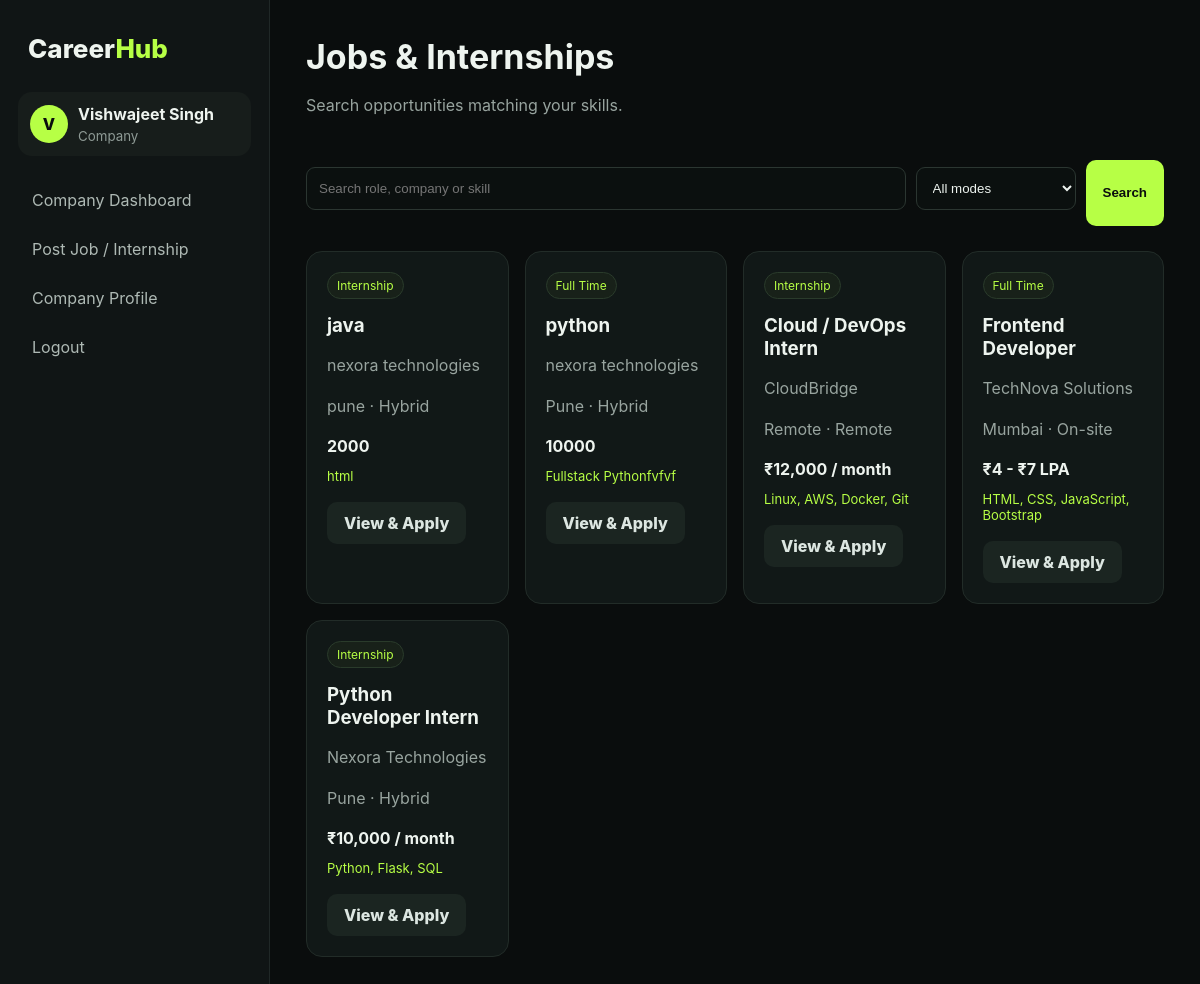
Screenshot of /jobs (signed in) with the database file from the repository.
### app.py (models this page shows)
class User(db.Model):
    id = db.Column(db.Integer, primary_key=True)
    name = db.Column(db.String(120), nullable=False)
    email = db.Column(db.String(160), unique=True, nullable=False)
    password = db.Column(db.String(255), nullable=False)
    role = db.Column(db.String(30), default='student')
    phone = db.Column(db.String(30), default='')
    location = db.Column(db.String(160), default='')
    education = db.Column(db.String(250), default='')
    skills = db.Column(db.String(1000), default='')
    bio = db.Column(db.Text, default='')
    linkedin = db.Column(db.String(300), default='')
    github = db.Column(db.String(300), default='')
    resume = db.Column(db.String(300), default='')
    company_name = db.Column(db.String(180), default='')
    company_description = db.Column(db.Text, default='')
    website = db.Column(db.String(300), default='')
    company_location = db.Column(db.String(160), default='')
    recruiter_name = db.Column(db.String(120), default='')

class Job(db.Model):
    id = db.Column(db.Integer, primary_key=True)
    title = db.Column(db.String(160), nullable=False)
    company = db.Column(db.String(160), nullable=False)
    company_id = db.Column(db.Integer, db.ForeignKey('user.id'), nullable=True)
    location = db.Column(db.String(120), default='Pune')
    job_type = db.Column(db.String(80), default='Full Time')
    mode = db.Column(db.String(50), default='Hybrid')
    salary = db.Column(db.String(100), default='')
    skills = db.Column(db.String(500), default='')
    description = db.Column(db.Text, default='')
    deadline = db.Column(db.String(30), default='')
    created_at = db.Column(db.DateTime, default=datetime.utcnow)
    owner = db.relationship('User', foreign_keys=[company_id])

### app.py (the view)
@app.route('/jobs')
def jobs():
    if not session.get('user_id'): return redirect(url_for('login'))
    q=request.args.get('q','').strip(); mode=request.args.get('mode',''); query=Job.query
    if q:
        like=f'%{q}%'; query=query.filter(db.or_(Job.title.ilike(like),Job.company.ilike(like),Job.skills.ilike(like)))
    if mode: query=query.filter_by(mode=mode)
    return render_template('jobs.html', jobs=query.order_by(Job.created_at.desc()).all(), q=q, mode=mode)

### app.py (called while the page is built)
def current_user():
    return db.session.get(User, session['user_id']) if session.get('user_id') else None

@app.context_processor
def inject():
    u = current_user()
    data = {'current_user': u, 'application_count': 0, 'job_count': Job.query.count()}
    if u and u.role == 'student':
        data['application_count'] = Application.query.filter_by(student_id=u.id).count()
    return data

### templates/jobs.html (shortened to what this page needs)
{% extends 'base.html' %}
{% block content %}
<div class="top">
    <div>
        <h1>
            Jobs & Internships
        </h1>
        <p>
            Search opportunities matching your skills.
        </p>
    </div>
</div>
<form
    class="search"
    method="get"
>
    <input
        type="text"
        name="q"
        value="{{ q }}"
        placeholder="Search role, company or skill"
    >
    <select name="mode">
        <option value="">
            All modes
        </option>
    </select>
    <button
        class="btn"
        type="submit"
    >
        Search
    </button>
</form>
<div class="job-grid">
    {% for job in jobs %}
    <div class="job-card">
        <span class="tag">
            {{ job.job_type }}
        </span>
        <h3>
            {{ job.title }}
        </h3>
        <p>
            {{ job.company }}
        </p>
        <p>
            {{ job.location }}
            ·
            {{ job.mode }}
        </p>
        <strong>
            {{ job.salary }}
        </strong>
        <div class="skills">
            {{ job.skills }}
        </div>
        <a
            class="btn ghost"
            href="{{ url_for('job_detail', job_id=job.id) }}"
        >
            View & Apply
        </a>
    </div>
    {% else %}
    <div class="empty">
        No opportunities found.
    </div>
    {% endfor %}
</div>
{% endblock %}

### templates/base.html (shortened to what this page needs)
<!doctype html>
<html>
<head>
    <link
        rel="stylesheet"
        href="{{ url_for('static', filename='css/style.css') }}"
    >
</head>
<body class="{{ 'auth-page' if not session.get('user_id') else 'app-page' }}">
<div class="layout">
    <aside class="sidebar">
        <div class="brand">
            Career<span>Hub</span>
        </div>
        {% if session.get('user_id') %}
        <div class="user-mini">
            <div class="avatar">
                {{ session.get('name', 'U')[0] | upper }}
            </div>
            <div>
                <b>
                    {{ session.get('name') }}
                </b>
                <small>
                    {{ session.get('role') | title }}
                </small>
            </div>
        </div>
        <nav>
            {% if session.get('role') == 'student' %}
                <a href="{{ url_for('dashboard') }}">
                    Dashboard
                </a>
                <a href="{{ url_for('jobs') }}">
                    Jobs & Internships
                </a>
                <a href="{{ url_for('applications') }}">
                    My Applications
                </a>
                <a href="{{ url_for('profile') }}">
                    My Profile & Resume
                </a>
            {% elif session.get('role') == 'company' %}
                <a href="{{ url_for('company_dashboard') }}">
                    Company Dashboard
                </a>
                <a href="{{ url_for('company_add_job') }}">
                    Post Job / Internship
                </a>
                <a href="{{ url_for('company_profile') }}">
                    Company Profile
                </a>
            {% endif %}
            <a href="{{ url_for('logout') }}">
                Logout
            </a>
        </nav>
        {% endif %}
    </aside>
    <main class="main">
        {% block content %}
        {% endblock %}
    </main>
</div>
</body>
</html>

### static/css/style.css (style rules this page uses)
* { box-sizing: border-box; }
html, body { margin: 0; min-height: 100%; overflow-x: hidden; }
body { background: #0a0d0d; color: #eef4ef; font-family: Inter, Arial, sans-serif; }
.layout { display: flex; min-height: 100vh; width: 100%; }
.sidebar { width: 270px; min-width: 270px; background: #101515; border-right: 1px solid #202827; padding: 25px 18px; position: fixed; top: 0; left: 0; bottom: 0; z-index: 1000; overflow-y: auto; }
.brand { font-size: 26px; font-weight: 800; padding: 8px 10px 28px; }
.brand span { color: #b7ff45; }
.user-mini { display: flex; gap: 10px; align-items: center; background: #171d1b; border-radius: 14px; padding: 12px; margin-bottom: 22px; }
.avatar { width: 38px; height: 38px; border-radius: 50%; display: grid; place-items: center; background: #b7ff45; color: #0a0d0d; font-weight: 800; }
.user-mini small, .candidate small, .row small { display: block; color: #8e9a95; margin-top: 4px; }
nav a { display: block; padding: 12px 14px; color: #aeb9b4; text-decoration: none; border-radius: 10px; margin: 5px 0; }
.main { margin-left: 270px; width: calc(100% - 270px); min-width: 0; padding: 36px; max-width: none; overflow-x: hidden; }
h1 { font-size: 34px; margin: 0 0 8px; }
p { color: #98a49f; line-height: 1.6; }
.top, .section-head { display: flex; justify-content: space-between; align-items: center; gap: 20px; }
.btn { display: inline-block; border: 0; background: #b7ff45; color: #0a0d0d; padding: 11px 17px; border-radius: 10px; font-weight: 800; text-decoration: none; cursor: pointer; }
.btn.ghost { background: #1b2521; color: #dce6e1; }
.job-grid { display: grid; grid-template-columns: repeat(4, 1fr); gap: 16px; }
.job-card, .panel, .detail > div, .application, .applicant, .empty { background: #111817; border: 1px solid #222c28; border-radius: 16px; padding: 20px; }
.job-card h3 { margin: 15px 0 8px; }
.job-card .btn { margin-top: 18px; }
.tag, .pill { display: inline-block; color: #b7ff45; background: #182119; border: 1px solid #2a3b2b; padding: 5px 9px; border-radius: 20px; font-size: 12px; }
.skills { color: #b7ff45; margin-top: 12px; font-size: 13px; }
.search { display: flex; gap: 10px; margin: 25px 0; }
.search input { flex: 1; }
.search select { width: 160px; }
input, select, textarea { width: 100%; background: #0b100f; color: #edf3ef; border: 1px solid #2b3631; border-radius: 9px; padding: 12px; margin: 7px 0 16px; outline: none; }
.center a, .back, a { color: #b7ff45; }
.admin-section-grid > *, .admin-table-wrap, .panel, .job-card, .detail > div { min-width: 0; }

### rows the page displays
User: get "Vishwajeet Singh", get "Company"
Job: job_type "Internship", title "java", company "nexora technologies", location "pune", mode "Hybrid", salary "2000", skills "html"
Job: job_type "Full Time", title "python", company "nexora technologies", location "Pune", mode "Hybrid", salary "10000", skills "Fullstack Pythonfvfvf"
Job: job_type "Internship", title "Cloud / DevOps Intern", company "CloudBridge", location "Remote", mode "Remote", salary "₹12,000 / month", skills "Linux, AWS, Docker, Git"
Job: job_type "Full Time", title "Frontend Developer", company "TechNova Solutions", location "Mumbai", mode "On-site", salary "₹4 - ₹7 LPA", skills "HTML, CSS, JavaScript, Bootstrap"
Job: job_type "Internship", title "Python Developer Intern", company "Nexora Technologies", location "Pune", mode "Hybrid", salary "₹10,000 / month", skills "Python, Flask, SQL"

### other values shown
{{ session.get('name', 'U')[0] | upper }} "V"
